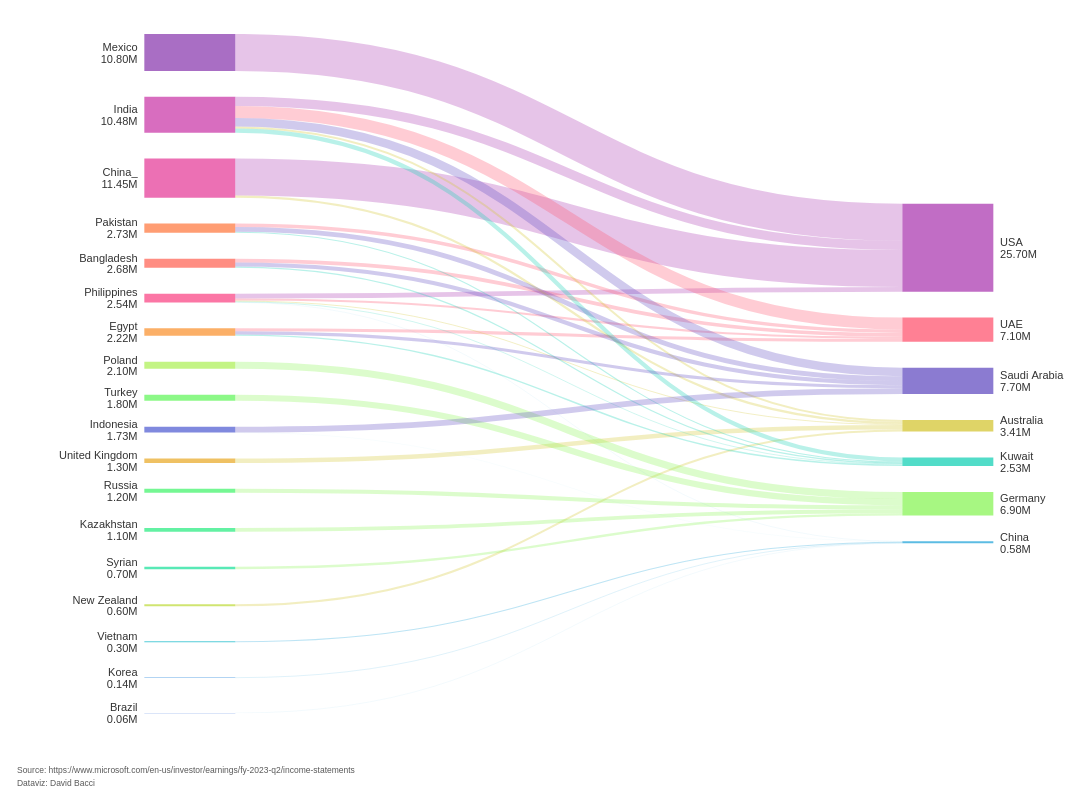

Write a Vega-Lite specification for this figure.
### Vega specification from a JSON file in a GitHub repository (floating-point values rounded to 4 significant figures)
{"$schema": "https://vega.github.io/schema/vega/v5.json", "description": "Sankey Chart by David Bacci: https://www.linkedin.com/in/davbacci/", "width": 1000, "height": 800, "padding": {"bottom": 20, "left": 20, "right": 30, "top": 40}, "signals": [{"name": "standardGap", "value": 14, "description": "Gap as a percentage of full domain"}, {"name": "base", "value": "center", "description": "How to stack(center or zero)"}], "data": [{"name": "input", "values": [{"category": "India", "stack": 1, "sort": 2, "labels": "left"}, {"category": "China_", "stack": 1, "sort": 3, "labels": "left"}, {"category": "Mexico", "stack": 1, "sort": 1, "labels": "left"}, {"category": "Philippines", "stack": 1, "sort": 6, "labels": "left"}, {"category": "Bangladesh", "stack": 1, "sort": 5, "labels": "left"}, {"category": "Pakistan", "stack": 1, "sort": 4, "labels": "left"}, {"category": "El Salvador", "stack": 1, "sort": 1, "labels": "left"}, {"category": "Egypt", "stack": 1, "sort": 7, "labels": "left"}, {"category": "United Kingdom", "stack": 1, "sort": 11, "labels": "left"}, {"category": "New Zealand", "stack": 1, "sort": 15, "labels": "left", "gap": 5}, {"category": "Poland", "stack": 1, "sort": 8, "labels": "left"}, {"category": "Turkey", "stack": 1, "sort": 9, "labels": "left"}, {"category": "Russia", "stack": 1, "sort": 12, "labels": "left"}, {"category": "Kazakhstan", "stack": 1, "sort": 13, "labels": "left", "gap": 5}, {"category": "Syrian", "stack": 1, "sort": 14, "labels": "left", "gap": 5}, {"category": "Vietnam", "stack": 1, "sort": 16, "labels": "left", "gap": 5}, {"category": "Korea", "stack": 1, "sort": 17, "labels": "left", "gap": 5}, {"category": "Brazil", "stack": 1, "sort": 18, "labels": "left", "gap": 5}, {"category": "Indonesia", "stack": 1, "sort": 10, "labels": "left"}, {"category": "USA", "stack": 2, "sort": 1}, {"category": "UAE", "stack": 2, "sort": 2}, {"category": "Australia", "stack": 2, "sort": 3}, {"category": "Kuwait", "stack": 2, "sort": 4}, {"category": "Germany", "stack": 2, "sort": 5}, {"category": "China", "stack": 2, "sort": 6}, {"category": "Saudi Arabia", "stack": 2, "sort": 3}, {"source": "Mexico", "destination": "USA", "value": 10.8}, {"source": "India", "destination": "USA", "value": 2.7}, {"source": "China_", "destination": "USA", "value": 10.8}, {"source": "Philippines", "destination": "USA", "value": 1.4}, {"source": "India", "destination": "UAE", "value": 3.5}, {"source": "Bangladesh", "destination": "UAE", "value": 1.1}, {"source": "Pakistan", "destination": "UAE", "value": 1}, {"source": "Egypt", "destination": "UAE", "value": 0.9}, {"source": "Philippines", "destination": "UAE", "value": 0.6}, {"source": "United Kingdom", "destination": "Australia", "value": 1.3}, {"source": "China_", "destination": "Australia", "value": 0.65}, {"source": "New Zealand", "destination": "Australia", "value": 0.6}, {"source": "India", "destination": "Australia", "value": 0.58}, {"source": "Philippines", "destination": "Australia", "value": 0.28}, {"source": "Poland", "destination": "Germany", "value": 2.1}, {"source": "Turkey", "destination": "Germany", "value": 1.8}, {"source": "Russia", "destination": "Germany", "value": 1.2}, {"source": "Kazakhstan", "destination": "Germany", "value": 1.1}, {"source": "Syrian", "destination": "Germany", "value": 0.7}, {"source": "India", "destination": "Kuwait", "value": 1.2}, {"source": "Egypt", "destination": "Kuwait", "value": 0.42}, {"source": "Bangladesh", "destination": "Kuwait", "value": 0.38}, {"source": "Pakistan", "destination": "Kuwait", "value": 0.33}, {"source": "Philippines", "destination": "Kuwait", "value": 0.2}, {"source": "Vietnam", "destination": "China", "value": 0.3}, {"source": "Korea", "destination": "China", "value": 0.14}, {"source": "Brazil", "destination": "China", "value": 0.057}, {"source": "Philippines", "destination": "China", "value": 0.056}, {"source": "Indonesia", "destination": "China", "value": 0.03}, {"source": "India", "destination": "Saudi Arabia", "value": 2.5}, {"source": "Indonesia", "destination": "Saudi Arabia", "value": 1.7}, {"source": "Pakistan", "destination": "Saudi Arabia", "value": 1.4}, {"source": "Bangladesh", "destination": "Saudi Arabia", "value": 1.2}, {"source": "Egypt", "destination": "Saudi Arabia", "value": 0.9}]}, {"name": "stacks", "source": "input", "transform": [{"type": "filter", "expr": "datum.source != null"}, {"type": "formula", "as": "end", "expr": "['source','destination']"}, {"type": "formula", "as": "name", "expr": "[ datum.source,datum.destination]"}, {"type": "project", "fields": ["end", "name", "value"]}, {"type": "flatten", "fields": ["end", "name"]}, {"type": "lookup", "from": "input", "key": "category", "values": ["stack", "sort", "gap", "labels"], "fields": ["name"], "as": ["stack", "sort", "gap", "labels"]}, {"type": "aggregate", "fields": ["value", "stack", "sort", "gap", "labels"], "groupby": ["end", "name"], "ops": ["sum", "max", "max", "max", "max"], "as": ["value", "stack", "sort", "gap", "labels"]}, {"type": "aggregate", "fields": ["value", "stack", "sort", "gap", "labels"], "groupby": ["name"], "ops": ["max", "max", "max", "max", "max"], "as": ["value", "stack", "sort", "gap", "labels"]}, {"type": "formula", "as": "gap", "expr": "datum.gap?datum.gap:0"}]}, {"name": "maxValue", "source": ["stacks"], "transform": [{"type": "aggregate", "fields": ["value"], "groupby": ["stack"], "ops": ["sum"], "as": ["value"]}, {"type": "aggregate", "fields": ["value"], "ops": ["max"], "as": ["value"]}]}, {"name": "plottedStacks", "source": ["stacks"], "transform": [{"type": "formula", "as": "spacer", "expr": " (data('maxValue')[0].value/100)*(standardGap+datum.gap)"}, {"type": "formula", "as": "type", "expr": "['data','spacer']"}, {"type": "formula", "as": "spacedValue", "expr": "[datum.value,datum.spacer]"}, {"type": "flatten", "fields": ["type", "spacedValue"]}, {"type": "stack", "groupby": ["stack"], "sort": {"field": "sort", "order": "descending"}, "field": "spacedValue", "offset": {"signal": "base"}}, {"type": "formula", "expr": "((datum.value)/2)+datum.y0", "as": "yc"}]}, {"name": "finalTable", "source": ["plottedStacks"], "transform": [{"type": "filter", "expr": "datum.type == 'data'"}]}, {"name": "linkTable", "source": ["input"], "transform": [{"type": "filter", "expr": "datum.source != null"}, {"type": "lookup", "from": "finalTable", "key": "name", "values": ["y0", "y1", "stack", "sort"], "fields": ["source"], "as": ["sourceStacky0", "sourceStacky1", "sourceStack", "sourceSort"]}, {"type": "lookup", "from": "finalTable", "key": "name", "values": ["y0", "y1", "stack", "sort"], "fields": ["destination"], "as": ["destinationStacky0", "destinationStacky1", "destinationStack", "destinationSort"]}, {"type": "stack", "groupby": ["source"], "sort": {"field": "destinationSort", "order": "descending"}, "field": "value", "offset": "zero", "as": ["syi0", "syi1"]}, {"type": "formula", "expr": "datum.syi0+datum.sourceStacky0", "as": "sy0"}, {"type": "formula", "expr": "datum.sy0+datum.value", "as": "sy1"}, {"type": "stack", "groupby": ["destination"], "sort": {"field": "sourceSort", "order": "descending"}, "field": "value", "offset": "zero", "as": ["dyi0", "dyi1"]}, {"type": "formula", "expr": "datum.dyi0+datum.destinationStacky0", "as": "dy0"}, {"type": "formula", "expr": "datum.dy0+datum.value", "as": "dy1"}, {"type": "formula", "expr": "((datum.value)/2)+datum.sy0", "as": "syc"}, {"type": "formula", "expr": "((datum.value)/2)+datum.dy0", "as": "dyc"}, {"type": "linkpath", "orient": "horizontal", "shape": "diagonal", "sourceY": {"expr": "scale('y', datum.syc)"}, "sourceX": {"expr": "scale('x', toNumber(  datum.sourceStack))+ bandwidth('x')"}, "targetY": {"expr": "scale('y', datum.dyc)"}, "targetX": {"expr": "scale('x', datum.destinationStack)"}}, {"type": "formula", "expr": "range('y')[0]-scale('y', datum.value)", "as": "strokeWidth"}]}], "scales": [{"name": "x", "type": "band", "range": "width", "domain": {"data": "finalTable", "field": "stack"}, "paddingInner": 0.88}, {"name": "y", "type": "linear", "range": "height", "domain": {"data": "finalTable", "field": "y1"}, "reverse": false}, {"name": "color", "type": "ordinal", "range": {"scheme": "rainbow"}, "domain": {"data": "stacks", "field": "name"}}], "marks": [{"type": "rect", "from": {"data": "finalTable"}, "encode": {"update": {"x": {"scale": "x", "field": "stack"}, "width": {"scale": "x", "band": 1}, "y": {"scale": "y", "field": "y0"}, "y2": {"scale": "y", "field": "y1"}, "fill": {"scale": "color", "field": "name"}, "fillOpacity": {"value": 0.75}, "strokeWidth": {"value": 0}, "stroke": {"scale": "color", "field": "name"}}, "hover": {"tooltip": {"signal": "{'Name':datum.name, 'People':format(datum.value,'.1f') + 'M'}"}, "fillOpacity": {"value": 1}}}}, {"type": "path", "name": "links", "from": {"data": "linkTable"}, "clip": true, "encode": {"update": {"strokeWidth": {"field": "strokeWidth"}, "path": {"field": "path"}, "strokeOpacity": {"signal": "0.3"}, "stroke": {"field": "destination", "scale": "color"}}, "hover": {"strokeOpacity": {"value": 1}, "tooltip": {"signal": "{'Origin':datum.source,'Destination':datum.destination, 'People':format(datum.value, '.1f') + 'M'}"}}}}, {"type": "group", "name": "labelText", "zindex": 1, "from": {"facet": {"data": "finalTable", "name": "labelFacet", "groupby": ["name", "stack", "yc", "value", "labels"]}}, "clip": false, "encode": {"update": {"strokeWidth": {"value": 1}, "stroke": {"value": "red"}, "x": {"signal": "datum.labels=='left'?scale('x', datum.stack)-8 : scale('x', datum.stack) + (bandwidth('x')) +8"}, "yc": {"scale": "y", "signal": "datum.yc"}, "width": {"signal": "0"}, "height": {"signal": "0"}, "fillOpacity": {"signal": "0.1"}}}, "marks": [{"type": "text", "name": "heading", "from": {"data": "labelFacet"}, "encode": {"update": {"x": {"value": 0}, "y": {"value": -2}, "text": {"field": "name"}, "align": {"signal": "datum.labels=='left'?'right':'left'"}, "fontWeight": {"value": "normal"}}}}, {"type": "text", "name": "amount", "from": {"data": "labelFacet"}, "encode": {"update": {"x": {"value": 0}, "y": {"value": 12}, "text": {"signal": " format(datum.value,'.2f')+ 'M'"}, "align": {"signal": "datum.labels=='left'?'right':'left'"}}}}]}, {"type": "rect", "from": {"data": "labelText"}, "encode": {"update": {"x": {"field": "bounds.x1", "offset": -2}, "x2": {"field": "bounds.x2", "offset": 2}, "y": {"field": "bounds.y1", "offset": -2}, "y2": {"field": "bounds.y2", "offset": 2}, "fill": {"value": "white"}, "opacity": {"value": 0.8}, "cornerRadius": {"value": 4}}}}, {"type": "text", "data": [{}], "encode": {"update": {"text": {"value": ["Source: https://www.microsoft.com/en-us/investor/earnings/fy-2023-q2/income-statements", "Dataviz: David Bacci"]}, "align": {"value": "left"}, "lineHeight": {"value": 16}, "fill": {"value": "#595959"}, "x": {"signal": "-150"}, "y": {"signal": "height +70"}, "fontSize": {"value": 10}}}}], "config": {"view": {"stroke": "transparent"}, "text": {"fontSize": 13, "fill": "#333333"}}}
